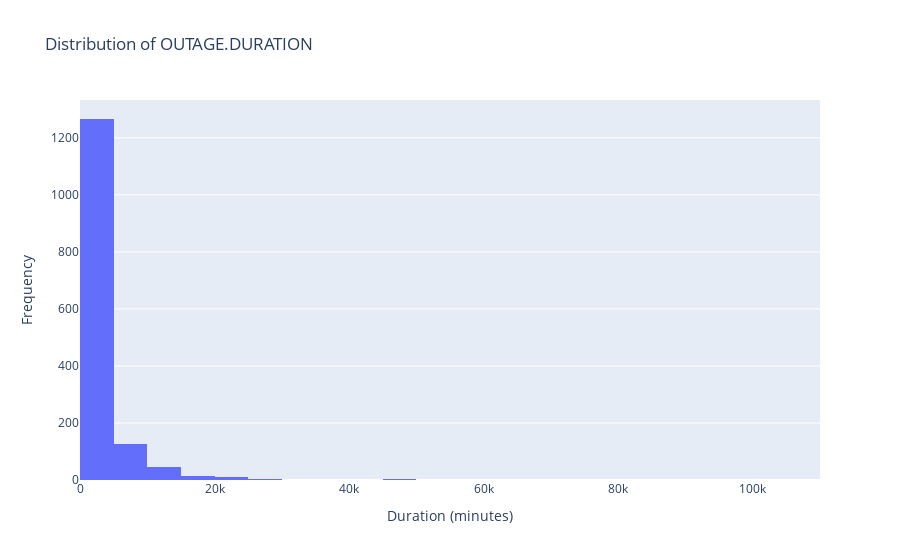
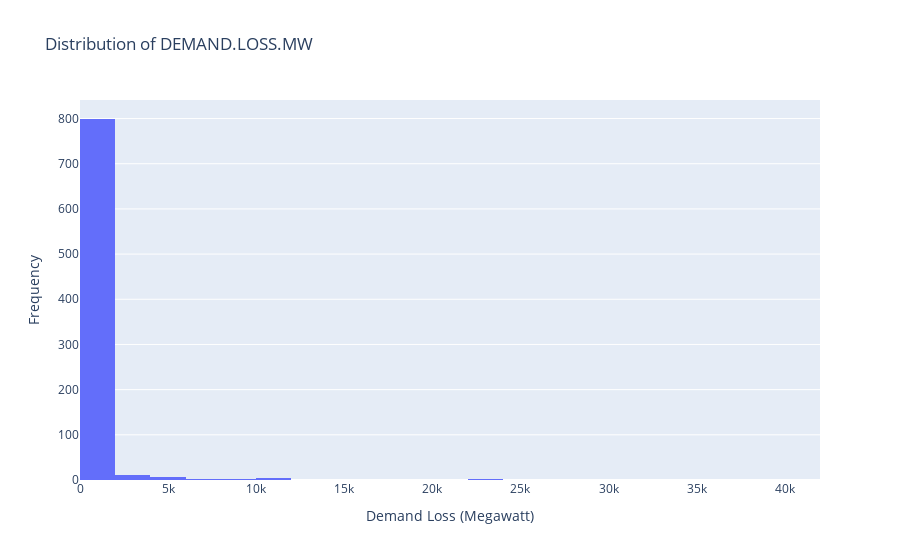
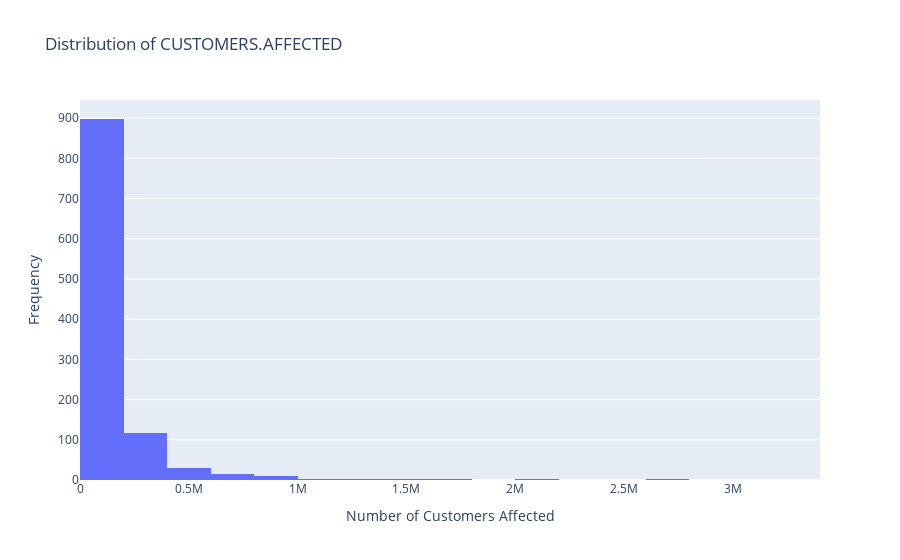
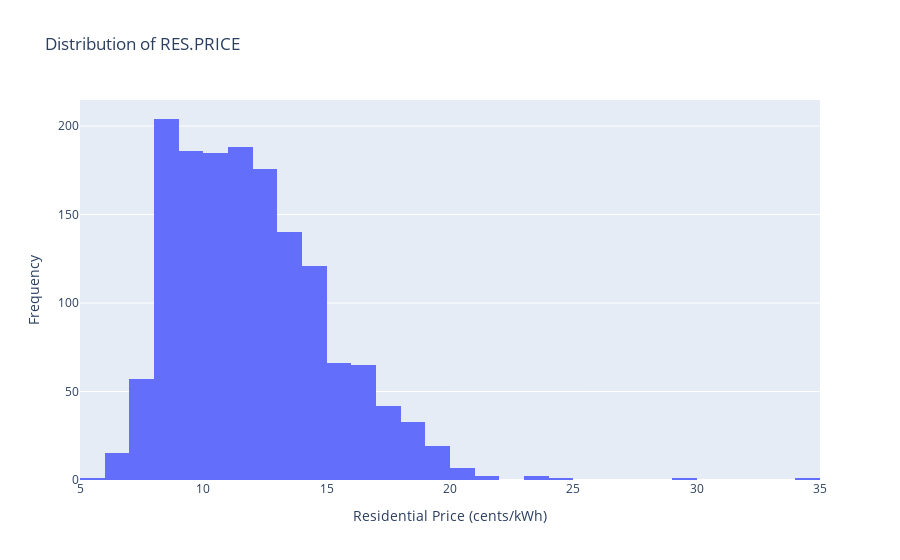

The code cell stored with these charts, in order, in its notebook:
### Markdown cell above
# Data Visualization
The provided code utilizes the matplotlib and seaborn libraries to create histograms for four key columns in the power outage dataset: 'OUTAGE.DURATION', 'DEMAND.LOSS.MW', 'CUSTOMERS.AFFECTED', and 'RES.PRICE'. Below are some objectives we are attempting to find by illustrating these graphs. 

## Distribution of OUTAGE.DURATION

Objective:
- Understand the distribution of outage durations to identify common patterns and outliers.

Justification:

- Outage duration is a crucial metric, providing insights into the temporal aspect of power outages.
- A histogram with a kernel density estimate (KDE) allows us to observe the central tendency and spread of outage durations.

## Distribution of DEMAND.LOSS.MW

Objective:
- Analyze the distribution of demand loss in terms of megawatts during power outages.

Justification:

- 'DEMAND.LOSS.MW' represents the amount of demand lost during an outage, offering insights into the severity of power disruptions.
- A histogram with KDE enables visualization of the range and frequency of demand losses.

## Distribution of CUSTOMERS.AFFECTED

Objective:
- Explore the impact of power outages on the number of customers affected.

Justification:
- 'CUSTOMERS.AFFECTED' provides information on the scale of the outage in terms of affected users.
- A histogram with KDE helps understand the distribution of the number of affected customers.

## Distribution of RES.PRICE

Objective:
- Investigate the distribution of residential electricity prices during power outage events.

Justification:
- 'RES.PRICE' represents the residential electricity price, which may correlate with the severity or causes of power outages.
- A histogram with KDE allows us to visualize the distribution of residential electricity prices.

## Summary:
These visualizations serve as essential exploratory tools to gain a deeper understanding of key features in the power outage dataset. By analyzing the distributions of relevant columns, we can identify trends, outliers, and potential relationships between variables, providing a foundation for further analysis and hypothesis formulation.

### Code cell
import plotly.graph_objects as go

# Plot distribution of OUTAGE.DURATION
fig1 = go.Figure(data=[go.Histogram(x=outage_cleaned['OUTAGE.DURATION'], nbinsx=30)])
fig1.update_layout(title_text='Distribution of OUTAGE.DURATION', xaxis_title='Duration (minutes)', yaxis_title='Frequency')
fig1.show()

# Plot distribution of DEMAND.LOSS.MW
fig2 = go.Figure(data=[go.Histogram(x=outage_cleaned['DEMAND.LOSS.MW'], nbinsx=30)])
fig2.update_layout(title_text='Distribution of DEMAND.LOSS.MW', xaxis_title='Demand Loss (Megawatt)', yaxis_title='Frequency')
fig2.show()

# Plot distribution of CUSTOMERS.AFFECTED
fig3 = go.Figure(data=[go.Histogram(x=outage_cleaned['CUSTOMERS.AFFECTED'], nbinsx=30)])
fig3.update_layout(title_text='Distribution of CUSTOMERS.AFFECTED', xaxis_title='Number of Customers Affected', yaxis_title='Frequency')
fig3.show()

# Plot distribution of RES.PRICE
fig4 = go.Figure(data=[go.Histogram(x=outage_cleaned['RES.PRICE'], nbinsx=30)])
fig4.update_layout(title_text='Distribution of RES.PRICE', xaxis_title='Residential Price (cents/kWh)', yaxis_title='Frequency')
fig4.show()

### Figure 1 — Plotly figure (JSON) as saved in the notebook; plotly's stock layout.template omitted (floating-point values rounded to 4 significant figures; data arrays with more than 128 entries replaced by an {"elided": "..."} marker saying what was removed)
{"data": [{"nbinsx": 30, "type": "histogram", "x": {"elided": "1534 int values"}}], "layout": {"title": {"text": "Distribution of OUTAGE.DURATION"}, "xaxis": {"title": {"text": "Duration (minutes)"}}, "yaxis": {"title": {"text": "Frequency"}}}}

### Figure 2 — Plotly figure (JSON) as saved in the notebook; plotly's stock layout.template omitted (floating-point values rounded to 4 significant figures; data arrays with more than 128 entries replaced by an {"elided": "..."} marker saying what was removed)
{"data": [{"nbinsx": 30, "type": "histogram", "x": {"elided": "1534 int values"}}], "layout": {"title": {"text": "Distribution of DEMAND.LOSS.MW"}, "xaxis": {"title": {"text": "Demand Loss (Megawatt)"}}, "yaxis": {"title": {"text": "Frequency"}}}}

### Figure 3 — Plotly figure (JSON) as saved in the notebook; plotly's stock layout.template omitted (floating-point values rounded to 4 significant figures; data arrays with more than 128 entries replaced by an {"elided": "..."} marker saying what was removed)
{"data": [{"nbinsx": 30, "type": "histogram", "x": {"elided": "1534 int values"}}], "layout": {"title": {"text": "Distribution of CUSTOMERS.AFFECTED"}, "xaxis": {"title": {"text": "Number of Customers Affected"}}, "yaxis": {"title": {"text": "Frequency"}}}}

### Figure 4 — Plotly figure (JSON) as saved in the notebook; plotly's stock layout.template omitted (floating-point values rounded to 4 significant figures; data arrays with more than 128 entries replaced by an {"elided": "..."} marker saying what was removed)
{"data": [{"nbinsx": 30, "type": "histogram", "x": {"elided": "1534 float values"}}], "layout": {"title": {"text": "Distribution of RES.PRICE"}, "xaxis": {"title": {"text": "Residential Price (cents/kWh)"}}, "yaxis": {"title": {"text": "Frequency"}}}}
